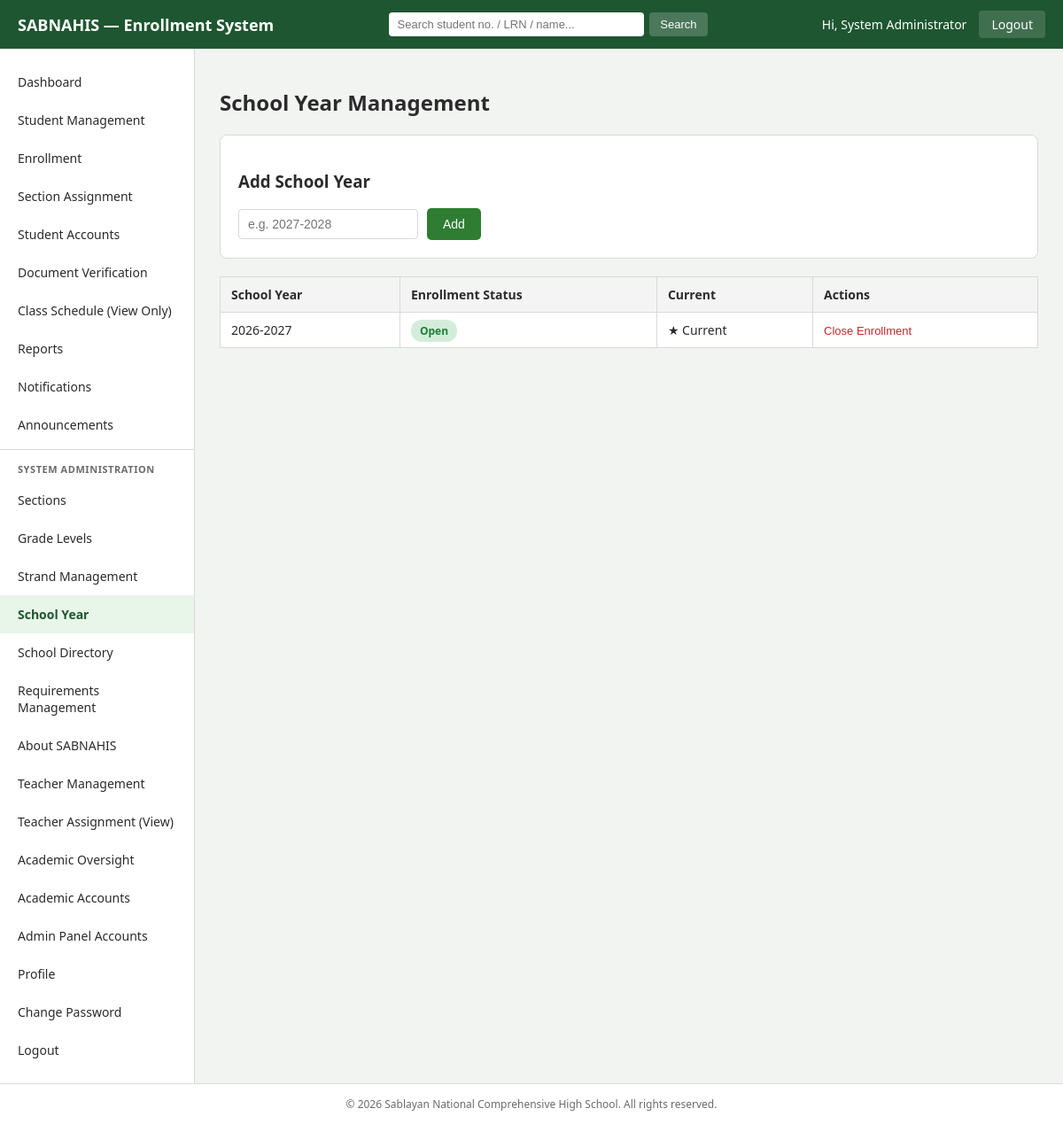
The app's page /admin/school_year.php (signed in) with its own data.
### tables this page shows
CREATE TABLE school_year (
    sy_id       INT AUTO_INCREMENT PRIMARY KEY,
    school_year VARCHAR(20) NOT NULL UNIQUE,
    status      ENUM('Open','Closed') NOT NULL DEFAULT 'Closed',
    is_current  TINYINT(1) NOT NULL DEFAULT 0
);

### includes/functions.php (called while the page is built, shortened)
<?php
function clean($str) {
    return htmlspecialchars(trim($str ?? ''), ENT_QUOTES, 'UTF-8');
}

### admin/school_year.php (the view, shortened to what this page needs)
<?php
require_once __DIR__ . '/../config/db.php';
require_once __DIR__ . '/../includes/functions.php';
$schoolYears = $pdo->query('SELECT * FROM school_year ORDER BY school_year DESC')->fetchAll();
require_once __DIR__ . '/includes/header.php';
require_once __DIR__ . '/includes/sidebar.php';
?>
<main class="admin-main">
    <h2>School Year Management</h2>
    <section class="panel">
        <h3>Add School Year</h3>
        <form method="POST" class="form-inline">
            <input type="text" name="school_year" placeholder="e.g. 2027-2028" required>
            <button type="submit" class="btn-primary">Add</button>
        </form>
    </section>
    <table class="data-table">
        <thead><tr><th>School Year</th><th>Enrollment Status</th><th>Current</th><th>Actions</th></tr></thead>
        <tbody>
        <?php foreach ($schoolYears as $sy): ?>
            <tr>
                <td><?php echo clean($sy['school_year']); ?></td>
                <td><?php echo $sy['status'] === 'Open' ? '<span class="badge badge-approved">Open</span>' : '<span class="badge badge-rejected">Closed</span>'; ?></td>
                <td><?php echo $sy['is_current'] ? '&#9733; Current' : '-'; ?></td>
                <td class="actions">
                    <form method="POST" style="display:inline">
                        <?php if ($sy['status'] === 'Open'): ?>
                            <button type="submit" name="action" value="close" class="link-danger">Close Enrollment</button>
                        <?php else: ?>
                            <button type="submit" name="action" value="open" class="link-success">Open Enrollment</button>
                        <?php endif; ?>
                    </form>
                </td>
            </tr>
        <?php endforeach; ?>
        </tbody>
    </table>
</main>
<?php require_once __DIR__ . '/includes/footer.php'; ?>

### assets/css/admin.css (style rules this page uses)
:root { --green-dark: #1e5631; --green: #2e7d32; --green-light: #e8f5e9; --gold: #f5a623; --text: #2b2b2b; --muted: #6b6b6b; --border: #d9d9d9; --danger: #c62828; --blue: #1565c0; }
* { box-sizing: border-box; }
body { margin: 0; font-family: 'Segoe UI', Arial, sans-serif; color: var(--text); background: #f2f4f2; }
.admin-main { flex: 1; padding: 24px 28px; }
.panel { background: #fff; border: 1px solid var(--border); border-radius: 8px; padding: 20px; margin-bottom: 20px; }
.data-table { width: 100%; border-collapse: collapse; background: #fff; }
.data-table th, .data-table td { border: 1px solid var(--border); padding: 10px 12px; font-size: 14px; text-align: left; }
.data-table th { background: #f4f4f4; }
.data-table .actions a, .data-table .actions button { margin-right: 8px; font-size: 13px; text-decoration: none; color: var(--blue); background: none; border: none; cursor: pointer; padding: 0; }
.data-table .actions a.danger, .data-table .actions .link-danger { color: var(--danger); }
.form-inline { display: flex; gap: 10px; flex-wrap: wrap; align-items: center; }
.form-inline input, .form-inline select { padding: 8px 10px; border: 1px solid var(--border); border-radius: 4px; font-size: 14px; }
.btn-primary { background: var(--green); color: #fff; border: none; padding: 10px 18px; border-radius: 5px; cursor: pointer; text-decoration: none; display: inline-block; font-size: 14px; }
.link-danger { background: none; border: none; color: var(--danger); cursor: pointer; text-decoration: underline; font-size: 13px; padding: 0; }
.badge { padding: 4px 10px; border-radius: 12px; font-size: 12px; font-weight: 600; }
.badge-approved { background: #d4edda; color: #1e7e34; }

### records on screen
school_year: school_year "2026-2027", status "Open", is_current "★ Current"

### other values on screen
SITE_SHORT_NAME "SABNAHIS"
$_SESSION['admin_fullname'] "System Administrator"
SITE_NAME "Sablayan National Comprehensive High School"
